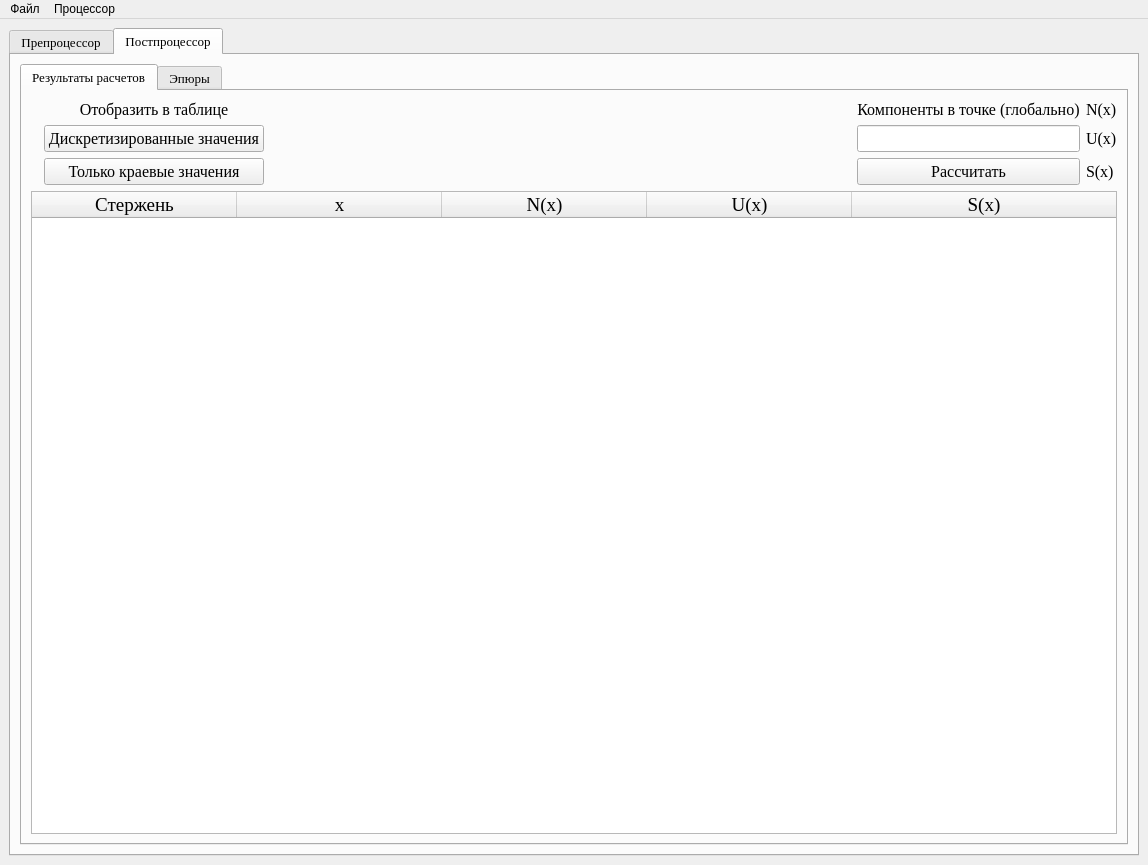
<?xml version="1.0" encoding="UTF-8"?>
<ui version="4.0">
 <class>MainWindow</class>
 <widget class="QMainWindow" name="MainWindow">
  <property name="geometry">
   <rect>
    <x>0</x>
    <y>0</y>
    <width>1148</width>
    <height>865</height>
   </rect>
  </property>
  <property name="windowTitle">
   <string>MainWindow</string>
  </property>
  <widget class="QWidget" name="centralwidget">
   <layout class="QGridLayout" name="gridLayout">
    <item row="0" column="0">
     <widget class="QTabWidget" name="tab_widget_main">
      <property name="font">
       <font>
        <family>Times New Roman</family>
        <pointsize>10</pointsize>
       </font>
      </property>
      <property name="currentIndex">
       <number>1</number>
      </property>
      <widget class="QWidget" name="preprocessor_tab">
       <attribute name="title">
        <string>Препроцессор</string>
       </attribute>
       <layout class="QGridLayout" name="gridLayout_3">
        <item row="0" column="0">
         <layout class="QGridLayout" name="preprocessor_layout">
          <item row="2" column="0">
           <widget class="QPushButton" name="add_bar_btn">
            <property name="font">
             <font>
              <family>Times New Roman</family>
              <pointsize>12</pointsize>
             </font>
            </property>
            <property name="text">
             <string>Добавить стержень</string>
            </property>
           </widget>
          </item>
          <item row="3" column="0" colspan="3">
           <widget class="QGraphicsView" name="figure_view"/>
          </item>
          <item row="2" column="2">
           <widget class="QPushButton" name="add_force_btn">
            <property name="font">
             <font>
              <family>Times New Roman</family>
              <pointsize>12</pointsize>
             </font>
            </property>
            <property name="text">
             <string>Добавить нагрузку</string>
            </property>
           </widget>
          </item>
          <item row="1" column="2">
           <widget class="ForcesTableWidget" name="forces_table">
            <property name="sizePolicy">
             <sizepolicy hsizetype="Preferred" vsizetype="Expanding">
              <horstretch>0</horstretch>
              <verstretch>0</verstretch>
             </sizepolicy>
            </property>
            <property name="font">
             <font>
              <family>Times New Roman</family>
              <pointsize>12</pointsize>
             </font>
            </property>
            <property name="alternatingRowColors">
             <bool>false</bool>
            </property>
            <property name="sortingEnabled">
             <bool>false</bool>
            </property>
            <attribute name="horizontalHeaderCascadingSectionResizes">
             <bool>false</bool>
            </attribute>
            <attribute name="horizontalHeaderStretchLastSection">
             <bool>true</bool>
            </attribute>
            <row>
             <property name="text">
              <string>1</string>
             </property>
            </row>
            <column>
             <property name="text">
              <string>Номер узла</string>
             </property>
            </column>
            <column>
             <property name="text">
              <string>F</string>
             </property>
            </column>
            <item row="0" column="0">
             <property name="text">
              <string>-</string>
             </property>
            </item>
            <item row="0" column="1">
             <property name="text">
              <string>-</string>
             </property>
            </item>
           </widget>
          </item>
          <item row="0" column="2">
           <widget class="QLabel" name="bar_nodal_loads">
            <property name="font">
             <font>
              <family>Times New Roman</family>
              <pointsize>14</pointsize>
              <weight>75</weight>
              <bold>true</bold>
             </font>
            </property>
            <property name="text">
             <string>Узловые нагрузки</string>
            </property>
            <property name="alignment">
             <set>Qt::AlignCenter</set>
            </property>
           </widget>
          </item>
          <item row="2" column="1">
           <widget class="QPushButton" name="del_bar_btn">
            <property name="font">
             <font>
              <family>Times New Roman</family>
              <pointsize>12</pointsize>
             </font>
            </property>
            <property name="text">
             <string>Удалить последний стержень</string>
            </property>
           </widget>
          </item>
          <item row="1" column="0" colspan="2">
           <widget class="QTableWidget" name="bars_table">
            <property name="sizePolicy">
             <sizepolicy hsizetype="Expanding" vsizetype="Expanding">
              <horstretch>0</horstretch>
              <verstretch>0</verstretch>
             </sizepolicy>
            </property>
            <property name="font">
             <font>
              <family>Times New Roman</family>
              <pointsize>12</pointsize>
             </font>
            </property>
            <property name="horizontalScrollBarPolicy">
             <enum>Qt::ScrollBarAsNeeded</enum>
            </property>
            <property name="sizeAdjustPolicy">
             <enum>QAbstractScrollArea::AdjustIgnored</enum>
            </property>
            <property name="autoScroll">
             <bool>true</bool>
            </property>
            <property name="gridStyle">
             <enum>Qt::SolidLine</enum>
            </property>
            <property name="sortingEnabled">
             <bool>false</bool>
            </property>
            <attribute name="horizontalHeaderDefaultSectionSize">
             <number>130</number>
            </attribute>
            <attribute name="horizontalHeaderStretchLastSection">
             <bool>true</bool>
            </attribute>
            <row>
             <property name="text">
              <string>1</string>
             </property>
            </row>
            <column>
             <property name="text">
              <string>E</string>
             </property>
            </column>
            <column>
             <property name="text">
              <string>L</string>
             </property>
            </column>
            <column>
             <property name="text">
              <string>A</string>
             </property>
            </column>
            <column>
             <property name="text">
              <string>S</string>
             </property>
            </column>
            <column>
             <property name="text">
              <string>q</string>
             </property>
            </column>
            <item row="0" column="0">
             <property name="text">
              <string>1</string>
             </property>
             <property name="background">
              <brush brushstyle="NoBrush">
               <color alpha="255">
                <red>0</red>
                <green>0</green>
                <blue>0</blue>
               </color>
              </brush>
             </property>
            </item>
            <item row="0" column="1">
             <property name="text">
              <string>1</string>
             </property>
            </item>
            <item row="0" column="2">
             <property name="text">
              <string>1</string>
             </property>
            </item>
            <item row="0" column="3">
             <property name="text">
              <string>1</string>
             </property>
            </item>
            <item row="0" column="4">
             <property name="text">
              <string>0</string>
             </property>
            </item>
           </widget>
          </item>
          <item row="0" column="0" colspan="2">
           <widget class="QLabel" name="bar_label">
            <property name="font">
             <font>
              <family>Times New Roman</family>
              <pointsize>14</pointsize>
              <weight>75</weight>
              <bold>true</bold>
             </font>
            </property>
            <property name="text">
             <string>Стержни</string>
            </property>
            <property name="alignment">
             <set>Qt::AlignCenter</set>
            </property>
           </widget>
          </item>
         </layout>
        </item>
        <item row="1" column="0">
         <layout class="QHBoxLayout" name="termination_layout">
          <item>
           <widget class="QRadioButton" name="left_termination">
            <property name="font">
             <font>
              <family>Times New Roman</family>
              <pointsize>12</pointsize>
             </font>
            </property>
            <property name="text">
             <string>Заделка слева</string>
            </property>
            <attribute name="buttonGroup">
             <string notr="true">terminations_btn_group</string>
            </attribute>
           </widget>
          </item>
          <item alignment="Qt::AlignHCenter|Qt::AlignVCenter">
           <widget class="QRadioButton" name="both_terminations">
            <property name="font">
             <font>
              <family>Times New Roman</family>
              <pointsize>12</pointsize>
             </font>
            </property>
            <property name="text">
             <string>Заделки с обеих сторон</string>
            </property>
            <property name="checked">
             <bool>true</bool>
            </property>
            <attribute name="buttonGroup">
             <string notr="true">terminations_btn_group</string>
            </attribute>
           </widget>
          </item>
          <item alignment="Qt::AlignRight">
           <widget class="QRadioButton" name="right_termination">
            <property name="font">
             <font>
              <family>Times New Roman</family>
              <pointsize>12</pointsize>
             </font>
            </property>
            <property name="text">
             <string>Заделка справа</string>
            </property>
            <attribute name="buttonGroup">
             <string notr="true">terminations_btn_group</string>
            </attribute>
           </widget>
          </item>
         </layout>
        </item>
       </layout>
      </widget>
      <widget class="QWidget" name="postprocessor_tab">
       <property name="enabled">
        <bool>true</bool>
       </property>
       <attribute name="title">
        <string>Постпроцессор</string>
       </attribute>
       <layout class="QGridLayout" name="gridLayout_5">
        <item row="0" column="0">
         <layout class="QGridLayout" name="postprocessor_layout">
          <item row="0" column="0">
           <widget class="QTabWidget" name="postprocessor_tab_widget">
            <property name="currentIndex">
             <number>0</number>
            </property>
            <widget class="QWidget" name="computations_tab">
             <attribute name="title">
              <string>Результаты расчетов</string>
             </attribute>
             <layout class="QGridLayout" name="gridLayout_7">
              <item row="3" column="0" colspan="5">
               <widget class="QTableWidget" name="computations_table">
                <property name="enabled">
                 <bool>true</bool>
                </property>
                <property name="font">
                 <font>
                  <family>Times New Roman</family>
                  <pointsize>14</pointsize>
                 </font>
                </property>
                <property name="editTriggers">
                 <set>QAbstractItemView::NoEditTriggers</set>
                </property>
                <property name="sortingEnabled">
                 <bool>true</bool>
                </property>
                <attribute name="horizontalHeaderDefaultSectionSize">
                 <number>205</number>
                </attribute>
                <attribute name="horizontalHeaderStretchLastSection">
                 <bool>true</bool>
                </attribute>
                <column>
                 <property name="text">
                  <string>Стержень</string>
                 </property>
                </column>
                <column>
                 <property name="text">
                  <string>x</string>
                 </property>
                </column>
                <column>
                 <property name="text">
                  <string>N(x)</string>
                 </property>
                </column>
                <column>
                 <property name="text">
                  <string>U(x)</string>
                 </property>
                </column>
                <column>
                 <property name="text">
                  <string>S(x)</string>
                 </property>
                </column>
               </widget>
              </item>
              <item row="1" column="1">
               <widget class="QPushButton" name="discrete_values_btn">
                <property name="font">
                 <font>
                  <pointsize>12</pointsize>
                 </font>
                </property>
                <property name="text">
                 <string>Дискретизированные значения</string>
                </property>
               </widget>
              </item>
              <item row="2" column="1">
               <widget class="QPushButton" name="extreme_values_btn">
                <property name="font">
                 <font>
                  <pointsize>12</pointsize>
                 </font>
                </property>
                <property name="text">
                 <string>Только краевые значения</string>
                </property>
               </widget>
              </item>
              <item row="0" column="1">
               <widget class="QLabel" name="table_label">
                <property name="font">
                 <font>
                  <pointsize>12</pointsize>
                 </font>
                </property>
                <property name="text">
                 <string>Отобразить в таблице</string>
                </property>
                <property name="alignment">
                 <set>Qt::AlignCenter</set>
                </property>
               </widget>
              </item>
              <item row="1" column="2">
               <spacer name="horizontalSpacer">
                <property name="orientation">
                 <enum>Qt::Horizontal</enum>
                </property>
                <property name="sizeHint" stdset="0">
                 <size>
                  <width>40</width>
                  <height>20</height>
                 </size>
                </property>
               </spacer>
              </item>
              <item row="2" column="3">
               <widget class="QPushButton" name="compute_section_btn">
                <property name="font">
                 <font>
                  <family>Times New Roman</family>
                  <pointsize>12</pointsize>
                 </font>
                </property>
                <property name="text">
                 <string>Рассчитать</string>
                </property>
               </widget>
              </item>
              <item row="0" column="3">
               <widget class="QLabel" name="section_label">
                <property name="font">
                 <font>
                  <pointsize>12</pointsize>
                 </font>
                </property>
                <property name="text">
                 <string>Компоненты в точке (глобально)</string>
                </property>
                <property name="alignment">
                 <set>Qt::AlignCenter</set>
                </property>
               </widget>
              </item>
              <item row="1" column="3">
               <widget class="QLineEdit" name="section_input">
                <property name="sizePolicy">
                 <sizepolicy hsizetype="Preferred" vsizetype="Fixed">
                  <horstretch>0</horstretch>
                  <verstretch>0</verstretch>
                 </sizepolicy>
                </property>
                <property name="font">
                 <font>
                  <pointsize>12</pointsize>
                 </font>
                </property>
                <property name="alignment">
                 <set>Qt::AlignCenter</set>
                </property>
               </widget>
              </item>
              <item row="0" column="4">
               <widget class="QLabel" name="Nx_section_label">
                <property name="font">
                 <font>
                  <pointsize>12</pointsize>
                 </font>
                </property>
                <property name="text">
                 <string>N(x)</string>
                </property>
               </widget>
              </item>
              <item row="1" column="4">
               <widget class="QLabel" name="Ux_section_label">
                <property name="font">
                 <font>
                  <pointsize>12</pointsize>
                 </font>
                </property>
                <property name="text">
                 <string>U(x)</string>
                </property>
               </widget>
              </item>
              <item row="2" column="4">
               <widget class="QLabel" name="Sx_section_label">
                <property name="font">
                 <font>
                  <pointsize>12</pointsize>
                 </font>
                </property>
                <property name="text">
                 <string>S(x)</string>
                </property>
               </widget>
              </item>
              <item row="0" column="0" rowspan="3">
               <widget class="QLabel" name="paimon_label">
                <property name="text">
                 <string/>
                </property>
                <property name="pixmap">
                 <pixmap>paimon.png</pixmap>
                </property>
                <property name="alignment">
                 <set>Qt::AlignCenter</set>
                </property>
               </widget>
              </item>
             </layout>
            </widget>
            <widget class="QWidget" name="epures_tab">
             <attribute name="title">
              <string>Эпюры</string>
             </attribute>
             <layout class="QGridLayout" name="gridLayout_4">
              <item row="0" column="0">
               <layout class="QGridLayout" name="epures_layout">
                <item row="0" column="0">
                 <widget class="QTabWidget" name="epures_tab_widget">
                  <property name="currentIndex">
                   <number>0</number>
                  </property>
                  <widget class="QWidget" name="epure_nx_tab">
                   <attribute name="title">
                    <string>N(x)</string>
                   </attribute>
                  </widget>
                  <widget class="QWidget" name="epure_ux_tab">
                   <attribute name="title">
                    <string>U(x)</string>
                   </attribute>
                  </widget>
                  <widget class="QWidget" name="epure_sx_tab">
                   <attribute name="title">
                    <string>S(x)</string>
                   </attribute>
                  </widget>
                 </widget>
                </item>
               </layout>
              </item>
             </layout>
            </widget>
           </widget>
          </item>
         </layout>
        </item>
       </layout>
      </widget>
     </widget>
    </item>
   </layout>
  </widget>
  <widget class="QMenuBar" name="menubar">
   <property name="geometry">
    <rect>
     <x>0</x>
     <y>0</y>
     <width>1148</width>
     <height>21</height>
    </rect>
   </property>
   <widget class="QMenu" name="file_menu">
    <property name="title">
     <string>Файл</string>
    </property>
    <addaction name="open_action"/>
    <addaction name="save_action"/>
    <addaction name="separator"/>
    <addaction name="save_table_action"/>
   </widget>
   <widget class="QMenu" name="processor_menu">
    <property name="title">
     <string>Процессор</string>
    </property>
    <addaction name="compute_action"/>
   </widget>
   <addaction name="file_menu"/>
   <addaction name="processor_menu"/>
  </widget>
  <action name="open_action">
   <property name="text">
    <string>Открыть файл проекта</string>
   </property>
  </action>
  <action name="save_action">
   <property name="text">
    <string>Сохранить файл проекта</string>
   </property>
  </action>
  <action name="action_3">
   <property name="text">
    <string>Сохранить как</string>
   </property>
  </action>
  <action name="compute_action">
   <property name="text">
    <string>Провести расчет</string>
   </property>
  </action>
  <action name="save_table_action">
   <property name="enabled">
    <bool>false</bool>
   </property>
   <property name="text">
    <string>Сохранить таблицу расчетов</string>
   </property>
  </action>
 </widget>
 <customwidgets>
  <customwidget>
   <class>ForcesTableWidget</class>
   <extends>QTableWidget</extends>
   <header>ForcesTableWidget</header>
  </customwidget>
 </customwidgets>
 <resources/>
 <connections/>
 <buttongroups>
  <buttongroup name="terminations_btn_group"/>
 </buttongroups>
</ui>
